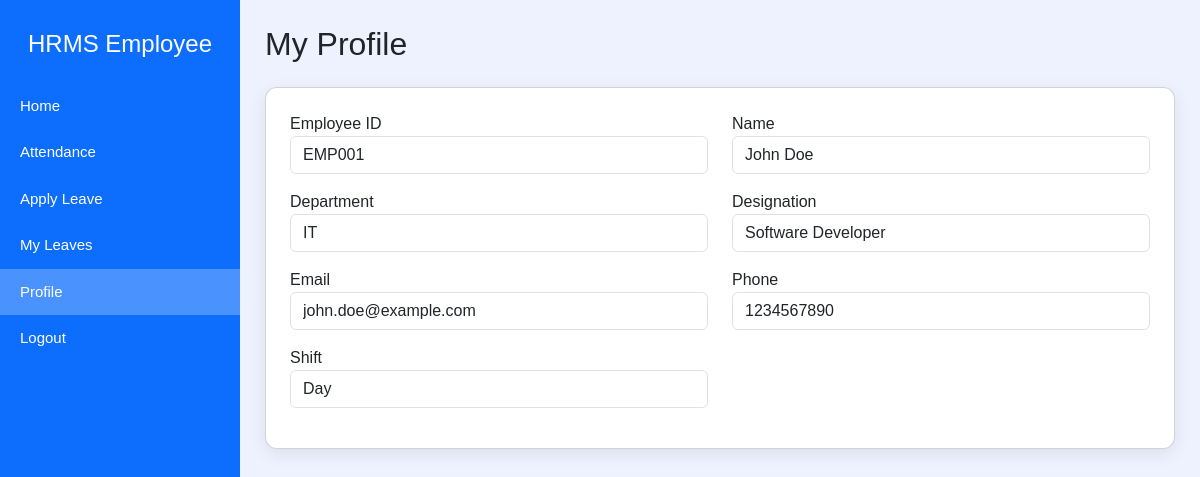
The app's page /profile.php (signed in) with its own data.
### tables this page shows
CREATE TABLE employees (
    id INT AUTO_INCREMENT PRIMARY KEY,
    emp_id VARCHAR(20) UNIQUE NOT NULL,
    name VARCHAR(100) NOT NULL,
    department_id INT NOT NULL,
    designation VARCHAR(50) NOT NULL,
    email VARCHAR(100) UNIQUE NOT NULL,
    phone VARCHAR(20),
    shift_id INT,
    created_at TIMESTAMP DEFAULT CURRENT_TIMESTAMP,
    
    FOREIGN KEY (department_id) REFERENCES departments(id) ON DELETE RESTRICT,
    FOREIGN KEY (shift_id) REFERENCES shifts(id) ON DELETE SET NULL
);

CREATE TABLE departments (
    id INT AUTO_INCREMENT PRIMARY KEY,
    name VARCHAR(50) UNIQUE NOT NULL
);

CREATE TABLE shifts (
    id INT AUTO_INCREMENT PRIMARY KEY,
    name VARCHAR(50) NOT NULL,
    start_time TIME NOT NULL,
    end_time TIME NOT NULL
);

### profile.php (the view, shortened to what this page needs)
<?php
$config = require __DIR__ . "/config.php";
try {
    $pdo = new PDO(
        $config['db']['dsn'],
        $config['db']['user'],
        $config['db']['pass'],
        $config['db']['options']
    );
} catch (PDOException $e) {
    die("DB Connection Failed");
}
$empId = $_SESSION['emp_id'] ?? null;
$stmt = $pdo->prepare("
    SELECT e.*, d.name AS dept_name, s.name AS shift_name
    FROM employees e
    LEFT JOIN departments d ON d.id = e.department_id
    LEFT JOIN shifts s ON s.id = e.shift_id
    WHERE e.id=?
");
$stmt->execute([$empId]);
$employee = $stmt->fetch();
?>
<!DOCTYPE html>
<html lang="en">
<head>
    <link href="https://cdn.jsdelivr.net/npm/bootstrap@5.3.0/dist/css/bootstrap.min.css" rel="stylesheet">
</head>
<body>
<div class="sidebar">
    <h4 class="text-center mb-4">HRMS Employee</h4>
    <a href="employee.php">Home</a>
    <a href="attendance.php">Attendance</a>
    <a href="leaveapply.php">Apply Leave</a>
    <a href="myleave.php">My Leaves</a>
    <a href="profile.php" class="active">Profile</a>
    <a href="index.php?logout=1">Logout</a>
</div>
<div class="content">
<h2 class="mb-4">My Profile</h2>
<div class="card p-4">
    <div class="row">
        <div class="col-md-6 mb-3">
            <label>Employee ID</label>
            <input class="form-control" value="<?= $employee['emp_id'] ?>" readonly>
        </div>
        <div class="col-md-6 mb-3">
            <label>Name</label>
            <input class="form-control" value="<?= $employee['name'] ?>" readonly>
        </div>
        <div class="col-md-6 mb-3">
            <label>Department</label>
            <input class="form-control" value="<?= $employee['dept_name'] ?>" readonly>
        </div>
        <div class="col-md-6 mb-3">
            <label>Designation</label>
            <input class="form-control" value="<?= $employee['designation'] ?>" readonly>
        </div>
        <div class="col-md-6 mb-3">
            <label>Email</label>
            <input class="form-control" value="<?= $employee['email'] ?>" readonly>
        </div>
        <div class="col-md-6 mb-3">
            <label>Phone</label>
            <input class="form-control" value="<?= $employee['phone'] ?>" readonly>
        </div>
        <div class="col-md-6 mb-3">
            <label>Shift</label>
            <input class="form-control" value="<?= $employee['shift_name'] ?: 'No Shift' ?>" readonly>
        </div>
    </div>
</div>
</div>
</body>
</html>

### profile.php (style rules this page uses)
body { background: #eef2ff; font-family: "Poppins", sans-serif; }
.sidebar { width: 240px; height: 100vh; position: fixed; background: #0d6efd; color: #fff; top: 0; left: 0; padding-top: 30px; }
.sidebar a { display: block; padding: 12px 20px; text-decoration: none; color: #fff; font-size: 15px; }
.sidebar a:hover, .sidebar a.active { background: rgba(255,255,255,0.25); }
.content { margin-left: 240px; padding: 25px; }
.card { border-radius: 12px; box-shadow: 0 5px 18px rgba(0,0,0,0.08); }

### records on screen
employees: emp "EMP001", name "John Doe", department.name "IT", designation "Software Developer", email "john.doe@example.com", phone "1234567890", shift.name "Day"
